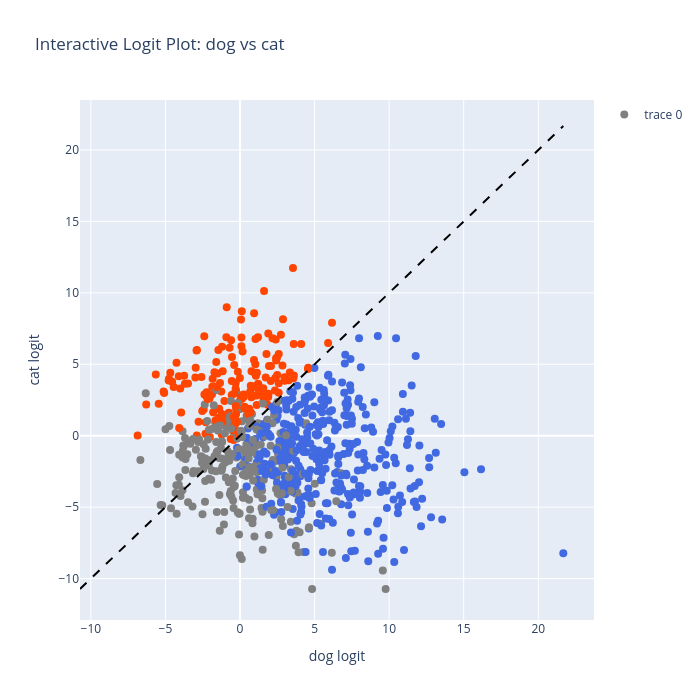

The notebook cell saved with this chart:
### Code cell
def show_image(idx):
    clear_output(wait=True)
    img = TF.to_pil_image(images[idx])
    plt.figure(figsize=(2, 2))
    plt.imshow(img)
    plt.axis('off')
    plt.title(f"Pred: {class_names[predictions[idx]]}", fontsize=12)
    plt.show()

def click_callback(trace, points, selector):
    for i in points.point_inds:
        show_image(i)

# Scatter plot 생성
fig = go.Figure(data=go.Scatter(
    x=logits_basis,
    y=logits_target,
    mode='markers',
    marker=dict(size=8, color=colors),
    customdata=np.arange(len(idx_list))[:, None],
    hovertemplate="Dog logit: %{x}<br>Cat logit: %{y}<extra></extra>"
))

# y = x 대각선
min_val = min(min(logits_basis), min(logits_target))
max_val = max(max(logits_basis), max(logits_target))
fig.add_trace(go.Scatter(
    x=[min_val, max_val],
    y=[min_val, max_val],
    mode='lines',
    line=dict(dash='dash', color='black'),
    showlegend=False
))

fig.data[0].on_click(click_callback)

fig.update_layout(
    title=f"Interactive Logit Plot: {basis_class} vs {target_class}",
    xaxis_title=f"{basis_class} logit",
    yaxis_title=f"{target_class} logit",
    width=700,
    height=700
)

fig.show()

### Figure 1 — Plotly figure (JSON) as saved in the notebook; plotly's stock layout.template omitted (floating-point values rounded to 4 significant figures; data arrays with more than 128 entries replaced by an {"elided": "..."} marker saying what was removed)
{"data": [{"customdata": {"elided": "800x1 int values"}, "hovertemplate": "Dog logit: %{x}<br>Cat logit: %{y}<extra></extra>", "marker": {"color": {"elided": "800 str values"}, "size": 8}, "mode": "markers", "type": "scatter", "x": {"elided": "800 float values"}, "y": {"elided": "800 float values"}}, {"line": {"color": "black", "dash": "dash"}, "mode": "lines", "showlegend": false, "type": "scatter", "x": [-10.73, 21.68], "y": [-10.73, 21.68]}], "layout": {"height": 700, "title": {"text": "Interactive Logit Plot: dog vs cat"}, "width": 700, "xaxis": {"title": {"text": "dog logit"}}, "yaxis": {"title": {"text": "cat logit"}}}}
